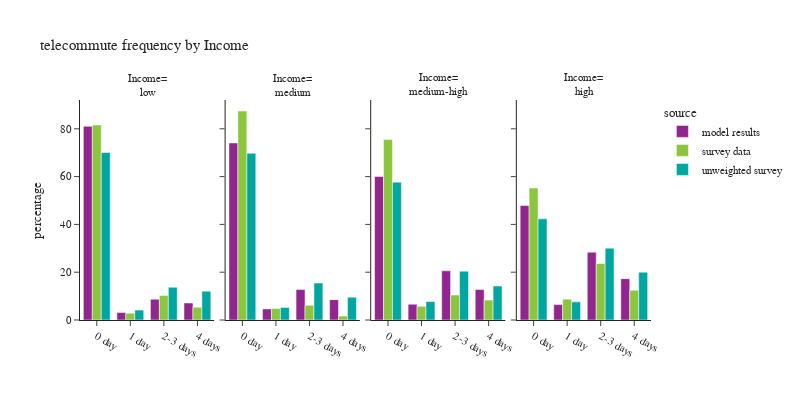

Notebook code for this chart:
### Code cell
plot_segments(per_data,'hhincome_group','Income', 'Income')

### Figure 1 — Plotly figure (JSON) as saved in the notebook; plotly's stock layout.template omitted (floating-point values rounded to 4 significant figures)
{"data": [{"alignmentgroup": "True", "hovertemplate": "source=model results<br>hhincome_group=low<br>telecommute_frequency_des=%{x}<br>percentage=%{y}<extra></extra>", "legendgroup": "model results", "marker": {"color": "#91268F", "pattern": {"shape": ""}}, "name": "model results", "offsetgroup": "model results", "orientation": "v", "showlegend": true, "textposition": "auto", "type": "bar", "x": ["0 day", "1 day", "2-3 days", "4 days"], "xaxis": "x", "y": [81.06, 3.124, 8.695, 7.123], "yaxis": "y"}, {"alignmentgroup": "True", "hovertemplate": "source=model results<br>hhincome_group=medium<br>telecommute_frequency_des=%{x}<br>percentage=%{y}<extra></extra>", "legendgroup": "model results", "marker": {"color": "#91268F", "pattern": {"shape": ""}}, "name": "model results", "offsetgroup": "model results", "orientation": "v", "showlegend": false, "textposition": "auto", "type": "bar", "x": ["0 day", "1 day", "2-3 days", "4 days"], "xaxis": "x2", "y": [74.09, 4.64, 12.75, 8.519], "yaxis": "y2"}, {"alignmentgroup": "True", "hovertemplate": "source=model results<br>hhincome_group=medium-high<br>telecommute_frequency_des=%{x}<br>percentage=%{y}<extra></extra>", "legendgroup": "model results", "marker": {"color": "#91268F", "pattern": {"shape": ""}}, "name": "model results", "offsetgroup": "model results", "orientation": "v", "showlegend": false, "textposition": "auto", "type": "bar", "x": ["0 day", "1 day", "2-3 days", "4 days"], "xaxis": "x3", "y": [60.06, 6.597, 20.6, 12.74], "yaxis": "y3"}, {"alignmentgroup": "True", "hovertemplate": "source=model results<br>hhincome_group=high<br>telecommute_frequency_des=%{x}<br>percentage=%{y}<extra></extra>", "legendgroup": "model results", "marker": {"color": "#91268F", "pattern": {"shape": ""}}, "name": "model results", "offsetgroup": "model results", "orientation": "v", "showlegend": false, "textposition": "auto", "type": "bar", "x": ["0 day", "1 day", "2-3 days", "4 days"], "xaxis": "x4", "y": [47.87, 6.442, 28.38, 17.31], "yaxis": "y4"}, {"alignmentgroup": "True", "hovertemplate": "source=survey data<br>hhincome_group=low<br>telecommute_frequency_des=%{x}<br>percentage=%{y}<extra></extra>", "legendgroup": "survey data", "marker": {"color": "#8CC63E", "pattern": {"shape": ""}}, "name": "survey data", "offsetgroup": "survey data", "orientation": "v", "showlegend": true, "textposition": "auto", "type": "bar", "x": ["0 day", "1 day", "2-3 days", "4 days"], "xaxis": "x", "y": [81.6, 2.861, 10.23, 5.311], "yaxis": "y"}, {"alignmentgroup": "True", "hovertemplate": "source=survey data<br>hhincome_group=medium<br>telecommute_frequency_des=%{x}<br>percentage=%{y}<extra></extra>", "legendgroup": "survey data", "marker": {"color": "#8CC63E", "pattern": {"shape": ""}}, "name": "survey data", "offsetgroup": "survey data", "orientation": "v", "showlegend": false, "textposition": "auto", "type": "bar", "x": ["0 day", "1 day", "2-3 days", "4 days"], "xaxis": "x2", "y": [87.45, 4.767, 6.148, 1.635], "yaxis": "y2"}, {"alignmentgroup": "True", "hovertemplate": "source=survey data<br>hhincome_group=medium-high<br>telecommute_frequency_des=%{x}<br>percentage=%{y}<extra></extra>", "legendgroup": "survey data", "marker": {"color": "#8CC63E", "pattern": {"shape": ""}}, "name": "survey data", "offsetgroup": "survey data", "orientation": "v", "showlegend": false, "textposition": "auto", "type": "bar", "x": ["0 day", "1 day", "2-3 days", "4 days"], "xaxis": "x3", "y": [75.48, 5.712, 10.44, 8.366], "yaxis": "y3"}, {"alignmentgroup": "True", "hovertemplate": "source=survey data<br>hhincome_group=high<br>telecommute_frequency_des=%{x}<br>percentage=%{y}<extra></extra>", "legendgroup": "survey data", "marker": {"color": "#8CC63E", "pattern": {"shape": ""}}, "name": "survey data", "offsetgroup": "survey data", "orientation": "v", "showlegend": false, "textposition": "auto", "type": "bar", "x": ["0 day", "1 day", "2-3 days", "4 days"], "xaxis": "x4", "y": [55.21, 8.714, 23.63, 12.44], "yaxis": "y4"}, {"alignmentgroup": "True", "hovertemplate": "source=unweighted survey<br>hhincome_group=low<br>telecommute_frequency_des=%{x}<br>percentage=%{y}<extra></extra>", "legendgroup": "unweighted survey", "marker": {"color": "#00A7A0", "pattern": {"shape": ""}}, "name": "unweighted survey", "offsetgroup": "unweighted survey", "orientation": "v", "showlegend": true, "textposition": "auto", "type": "bar", "x": ["0 day", "1 day", "2-3 days", "4 days"], "xaxis": "x", "y": [70.08, 4.135, 13.71, 12.08], "yaxis": "y"}, {"alignmentgroup": "True", "hovertemplate": "source=unweighted survey<br>hhincome_group=medium<br>telecommute_frequency_des=%{x}<br>percentage=%{y}<extra></extra>", "legendgroup": "unweighted survey", "marker": {"color": "#00A7A0", "pattern": {"shape": ""}}, "name": "unweighted survey", "offsetgroup": "unweighted survey", "orientation": "v", "showlegend": false, "textposition": "auto", "type": "bar", "x": ["0 day", "1 day", "2-3 days", "4 days"], "xaxis": "x2", "y": [69.76, 5.238, 15.48, 9.524], "yaxis": "y2"}, {"alignmentgroup": "True", "hovertemplate": "source=unweighted survey<br>hhincome_group=medium-high<br>telecommute_frequency_des=%{x}<br>percentage=%{y}<extra></extra>", "legendgroup": "unweighted survey", "marker": {"color": "#00A7A0", "pattern": {"shape": ""}}, "name": "unweighted survey", "offsetgroup": "unweighted survey", "orientation": "v", "showlegend": false, "textposition": "auto", "type": "bar", "x": ["0 day", "1 day", "2-3 days", "4 days"], "xaxis": "x3", "y": [57.67, 7.714, 20.41, 14.21], "yaxis": "y3"}, {"alignmentgroup": "True", "hovertemplate": "source=unweighted survey<br>hhincome_group=high<br>telecommute_frequency_des=%{x}<br>percentage=%{y}<extra></extra>", "legendgroup": "unweighted survey", "marker": {"color": "#00A7A0", "pattern": {"shape": ""}}, "name": "unweighted survey", "offsetgroup": "unweighted survey", "orientation": "v", "showlegend": false, "textposition": "auto", "type": "bar", "x": ["0 day", "1 day", "2-3 days", "4 days"], "xaxis": "x4", "y": [42.32, 7.587, 30.07, 20.02], "yaxis": "y4"}], "layout": {"annotations": [{"font": {}, "showarrow": false, "text": "Income=<br>low", "x": 0.1175, "xanchor": "center", "xref": "paper", "y": 1.0, "yanchor": "bottom", "yref": "paper"}, {"font": {}, "showarrow": false, "text": "Income=<br>medium", "x": 0.3725, "xanchor": "center", "xref": "paper", "y": 1.0, "yanchor": "bottom", "yref": "paper"}, {"font": {}, "showarrow": false, "text": "Income=<br>medium-high", "x": 0.6275, "xanchor": "center", "xref": "paper", "y": 1.0, "yanchor": "bottom", "yref": "paper"}, {"font": {}, "showarrow": false, "text": "Income=<br>high", "x": 0.8825, "xanchor": "center", "xref": "paper", "y": 1.0, "yanchor": "bottom", "yref": "paper"}], "barmode": "group", "font": {"size": 11}, "height": 400, "legend": {"title": {"text": "source"}, "tracegroupgap": 0}, "title": {"text": "telecommute frequency by Income"}, "width": 800, "xaxis": {"anchor": "y", "domain": [0.0, 0.235], "title": {"text": ""}}, "xaxis2": {"anchor": "y2", "domain": [0.255, 0.49], "matches": "x", "title": {"text": ""}}, "xaxis3": {"anchor": "y3", "domain": [0.51, 0.745], "matches": "x", "title": {"text": ""}}, "xaxis4": {"anchor": "y4", "domain": [0.765, 1.0], "matches": "x", "title": {"text": ""}}, "yaxis": {"anchor": "x", "domain": [0.0, 1.0], "title": {"text": "percentage"}}, "yaxis2": {"anchor": "x2", "domain": [0.0, 1.0], "matches": "y", "showticklabels": false}, "yaxis3": {"anchor": "x3", "domain": [0.0, 1.0], "matches": "y", "showticklabels": false}, "yaxis4": {"anchor": "x4", "domain": [0.0, 1.0], "matches": "y", "showticklabels": false}}}
